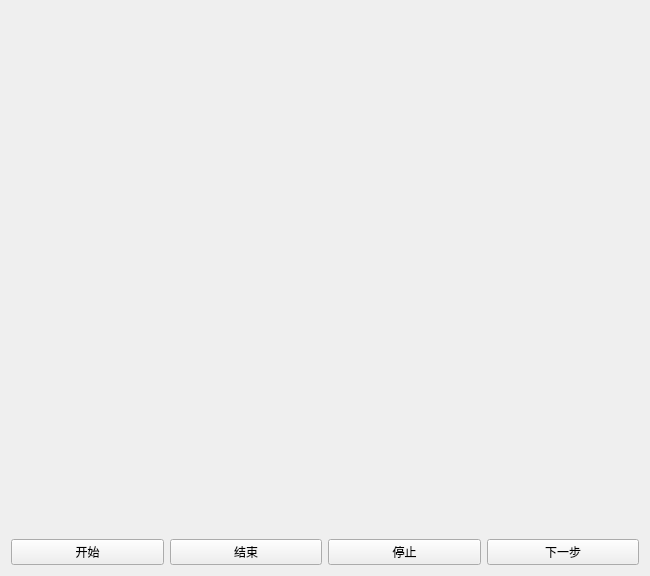
<?xml version="1.0" encoding="UTF-8"?>
<ui version="4.0">
 <class>ECGWidgetClass</class>
 <widget class="QWidget" name="ECGWidgetClass">
  <property name="geometry">
   <rect>
    <x>0</x>
    <y>0</y>
    <width>650</width>
    <height>576</height>
   </rect>
  </property>
  <property name="windowTitle">
   <string>ECGWidget</string>
  </property>
  <layout class="QVBoxLayout" name="verticalLayout" stretch="10,1">
   <item>
    <layout class="QHBoxLayout" name="horizontalLayout"/>
   </item>
   <item>
    <layout class="QHBoxLayout" name="horizontalLayout_2">
     <property name="spacing">
      <number>6</number>
     </property>
     <item>
      <widget class="QPushButton" name="pushButton_start">
       <property name="text">
        <string>开始</string>
       </property>
      </widget>
     </item>
     <item>
      <widget class="QPushButton" name="pushButton_finish">
       <property name="text">
        <string>结束</string>
       </property>
      </widget>
     </item>
     <item>
      <widget class="QPushButton" name="pushButton_stop">
       <property name="text">
        <string>停止</string>
       </property>
      </widget>
     </item>
     <item>
      <widget class="QPushButton" name="pushButton_next">
       <property name="text">
        <string>下一步</string>
       </property>
      </widget>
     </item>
    </layout>
   </item>
  </layout>
 </widget>
 <layoutdefault spacing="6" margin="11"/>
 <resources/>
 <connections/>
</ui>
